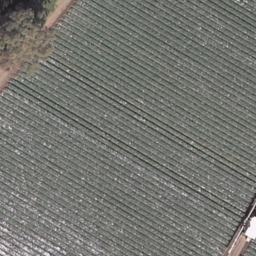
#> input picture data/raw/archive/UCMerced_LandUse/Images/agricultural/agricultural00.tif, 256 x 256 px; its folder holds only this picture in this run
$ python preprocess.py
#> lines starting #> are read from the running program, lines starting #| are printed output that depends on the picture
# =============================================================
# PHASE 2 — Image Preprocessing Script
# Kya karta hai yeh script:
# 1. Raw satellite images load karta hai
# 2. High Resolution (HR) patches banata hai
# 3. Low Resolution (LR) patches banata hai (3x downscale)
# 4. Dono ko save karta hai processed folder mein
# =============================================================

import os
import cv2
import numpy as np

# ── Paths ─────────────────────────────────────────────────────
BASE_DIR     = os.path.dirname(os.path.dirname(os.path.abspath(__file__)))
RAW_DIR = os.path.join(BASE_DIR, "data", "raw", "archive", "UCMerced_LandUse", "Images")
HIGH_RES_DIR = os.path.join(BASE_DIR, "data", "processed", "high_res")
LOW_RES_DIR  = os.path.join(BASE_DIR, "data", "processed", "low_res")

# ── Settings ──────────────────────────────────────────────────
PATCH_SIZE   = 99   # HR patch ka size (99x99 pixels)
SCALE_FACTOR = 3    # Kitna downscale karna hai (3x)
STRIDE       = 33   # Kitne pixels skip karke next patch lena hai
MAX_IMAGES   = 100  # Kitni images process karni hain (100 kaafi hai)

# ── Main Function ─────────────────────────────────────────────
def preprocess():
    # Counters
    patch_count = 0
    image_count = 0

    print("Preprocessing shuru ho raha hai...")
    print(f"HR Patch Size : {PATCH_SIZE}x{PATCH_SIZE}")
    print(f"LR Patch Size : {PATCH_SIZE//SCALE_FACTOR}x{PATCH_SIZE//SCALE_FACTOR}")
    print(f"Scale Factor  : {SCALE_FACTOR}x\n")

    # Har class folder mein jao (agricultural, airplane, etc.)
    for class_name in sorted(os.listdir(RAW_DIR)):
        class_path = os.path.join(RAW_DIR, class_name)

        if not os.path.isdir(class_path):
            continue

        # Har image file ko process karo
        for img_file in sorted(os.listdir(class_path)):

            # Agar enough images ho gayi toh stop karo
            if image_count >= MAX_IMAGES:
                break

            # Sirf .tif ya .png files lo
            if not (img_file.endswith('.tif') or img_file.endswith('.png')):
                continue

            img_path = os.path.join(class_path, img_file)

            # Image load karo aur grayscale banao
            img = cv2.imread(img_path, cv2.IMREAD_GRAYSCALE)
#> img: shape (256, 256); min 34, max 245, mean 116
            if img is None:
                continue

            # Image ko float mein convert karo (0-1 range)
            img = img.astype(np.float32) / 255.0

            # Image se patches nikalo
            h, w = img.shape
#> h = 256; w = 256
            for y in range(0, h - PATCH_SIZE + 1, STRIDE):
                for x in range(0, w - PATCH_SIZE + 1, STRIDE):

                    # HR patch nikalo
                    hr_patch = img[y:y+PATCH_SIZE, x:x+PATCH_SIZE]

                    # LR patch banao — pehle chhota karo phir wapas bado
                    lr_small = cv2.resize(
                        hr_patch,
                        (PATCH_SIZE // SCALE_FACTOR, PATCH_SIZE // SCALE_FACTOR),
                        interpolation=cv2.INTER_CUBIC
                    )
                    lr_patch = cv2.resize(
                        lr_small,
                        (PATCH_SIZE, PATCH_SIZE),
                        interpolation=cv2.INTER_CUBIC
                    )

                    # Save karo (0-255 range mein wapas convert karke)
                    hr_save = (hr_patch * 255.0).astype(np.uint8)
                    lr_save = (lr_patch * 255.0).astype(np.uint8)

                    patch_name = f"{class_name}_{image_count:04d}_patch{patch_count:05d}.png"
                    cv2.imwrite(os.path.join(HIGH_RES_DIR, patch_name), hr_save)
                    cv2.imwrite(os.path.join(LOW_RES_DIR,  patch_name), lr_save)

                    patch_count += 1
#> this loop made 5 passes
#> pass 1, in preprocess, `cv2.imwrite(os.path.join(HIGH_RES_DIR, patch_name), hr_save)`:
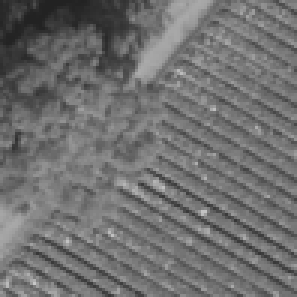
#> saved as agricultural_0000_patch00000.png: shape (99, 99) (shown 3 times larger); min 34, max 199, mean 111.3
#> pass 1, in preprocess, `cv2.imwrite(os.path.join(LOW_RES_DIR,  patch_name), lr_save)`:
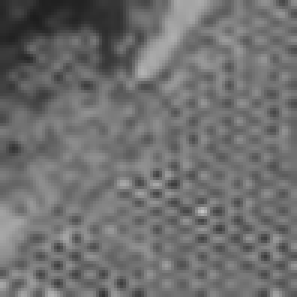
#> saved as agricultural_0000_patch00000.png: shape (99, 99) (shown 3 times larger); min 29, max 195, mean 110.7
#> pass 1, in preprocess, `cv2.imwrite(os.path.join(HIGH_RES_DIR, patch_name), hr_save)`:
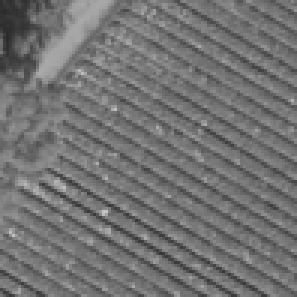
#> saved as agricultural_0000_patch00001.png: shape (99, 99) (shown 3 times larger); min 41, max 195, mean 113.9
#> pass 1, in preprocess, `cv2.imwrite(os.path.join(LOW_RES_DIR,  patch_name), lr_save)`:
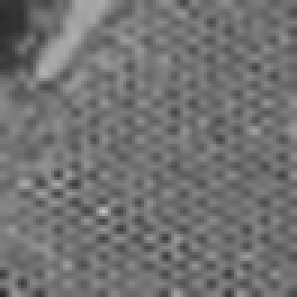
#> saved as agricultural_0000_patch00001.png: shape (99, 99) (shown 3 times larger); min 43, max 195, mean 113.5
#> after the loop:
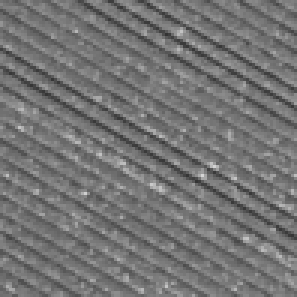
#> hr_patch: shape (99, 99) float32 (shown 3 times larger); min 0.2, max 0.835, mean 0.453
#> after the loop:
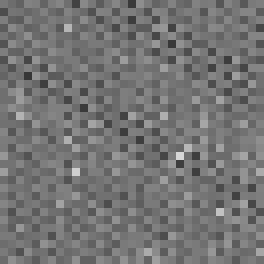
#> lr_small: shape (33, 33) float32 (shown 8 times larger); min 0.208, max 0.835, mean 0.453
#> after the loop, patch_count = 25

            image_count += 1
            print(f"  ✅ Processed: {class_name}/{img_file} | Total patches: {patch_count}")
#|   ✅ Processed: agricultural/agricultural00.tif | Total patches: 25

        if image_count >= MAX_IMAGES:
            break
#> pass 2 of the loop in preprocess, `for class_name in sorted(os.listdir(RAW_DIR)):`:
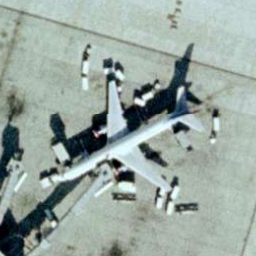
#> input picture data/raw/archive/UCMerced_LandUse/Images/airplane/airplane03.tif, 256 x 256 px
#> the loop in preprocess, `for y in range(0, h - PATCH_SIZE + 1, STRIDE):` made 5 passes
#> pass 1, in preprocess, `cv2.imwrite(os.path.join(LOW_RES_DIR,  patch_name), lr_save)`:
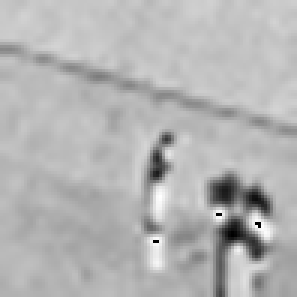
#> saved as airplane_0001_patch00026.png: shape (99, 99) (shown 3 times larger); min 0, max 255, mean 180
#> after the loop in preprocess, `for y in range(0, h - PATCH_SIZE + 1, STRIDE):`:
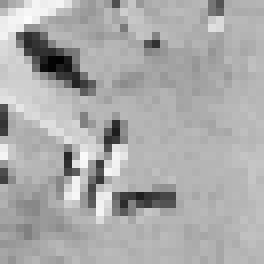
#> lr_small: shape (33, 33) float32 (shown 8 times larger); min 0.0118, max 0.984, mean 0.669
#> after the loop in preprocess, `for y in range(0, h - PATCH_SIZE + 1, STRIDE):`: patch_count = 50
#|   ✅ Processed: airplane/airplane03.tif | Total patches: 50

    print(f"\n🎉 Preprocessing complete!")
    print(f"   Total images processed : {image_count}")
    print(f"   Total patches created  : {patch_count}")
#|    Total patches created  : 50
    print(f"   HR patches saved in    : {HIGH_RES_DIR}")
#|    HR patches saved in    : data/processed/high_res
    print(f"   LR patches saved in    : {LOW_RES_DIR}")
#|    LR patches saved in    : data/processed/low_res

# ── Run ───────────────────────────────────────────────────────
if __name__ == "__main__":
    preprocess()
